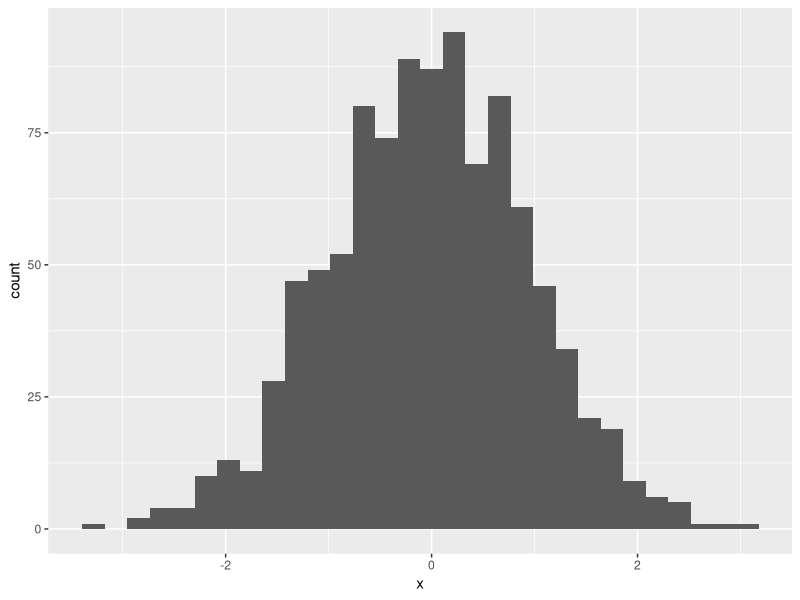

Source code (R):
## ---- chunk 1
summary(cars)
## ---- chunk 2
#| eval: true
library(ggplot2)
library(dplyr)
x = rnorm(1000)
x = tibble(x=x)
x %>% ggplot(aes(x=x)) + geom_histogram()
